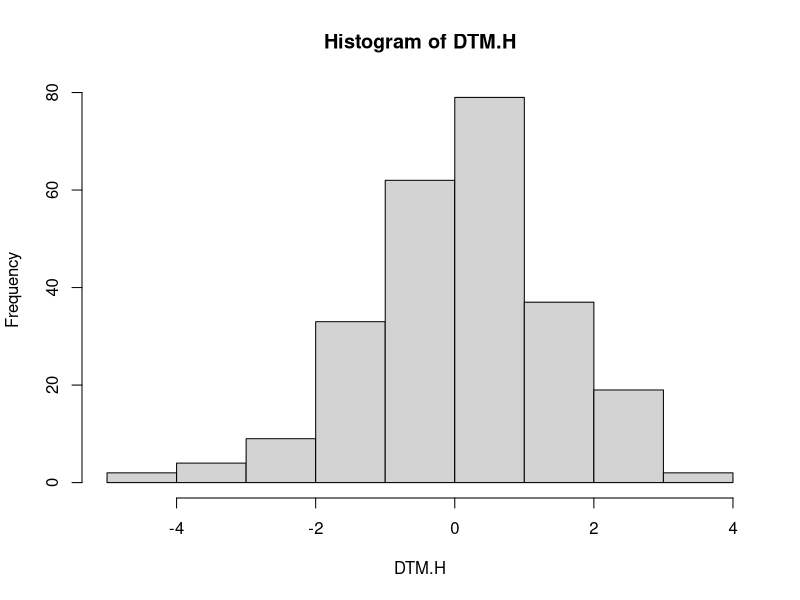
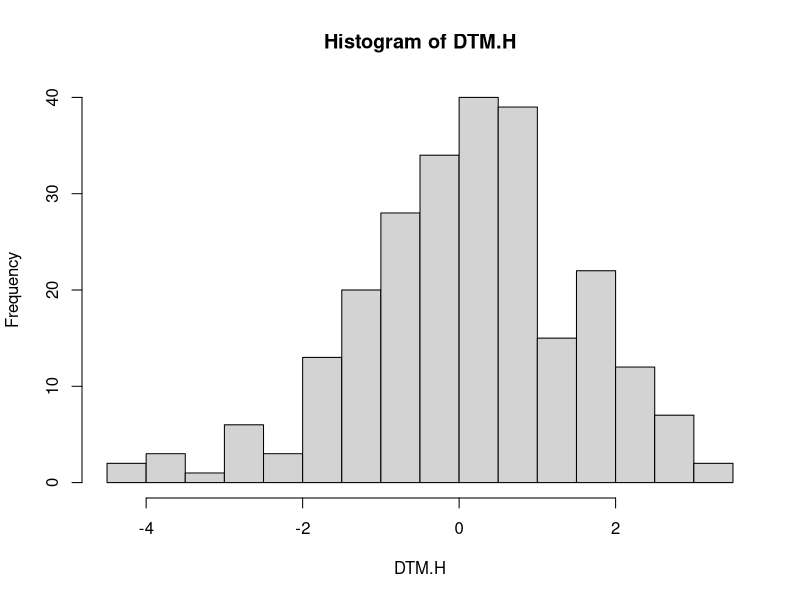
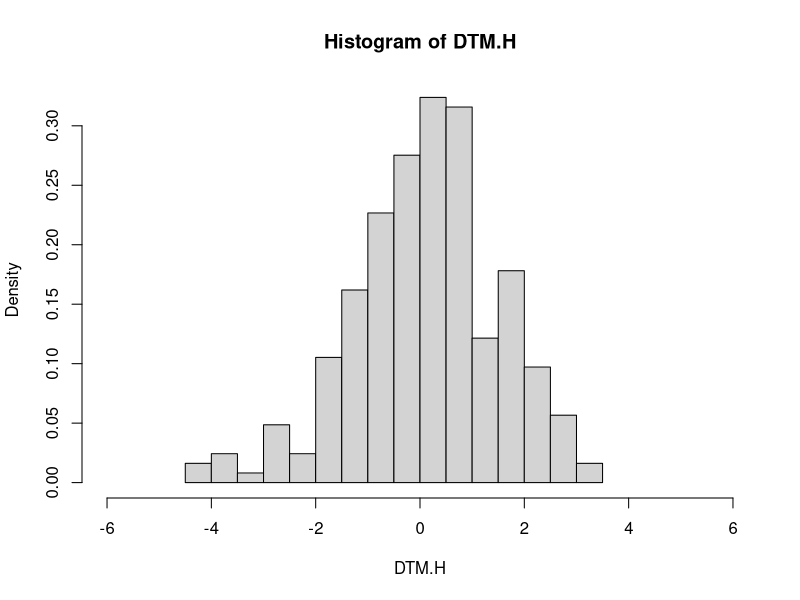
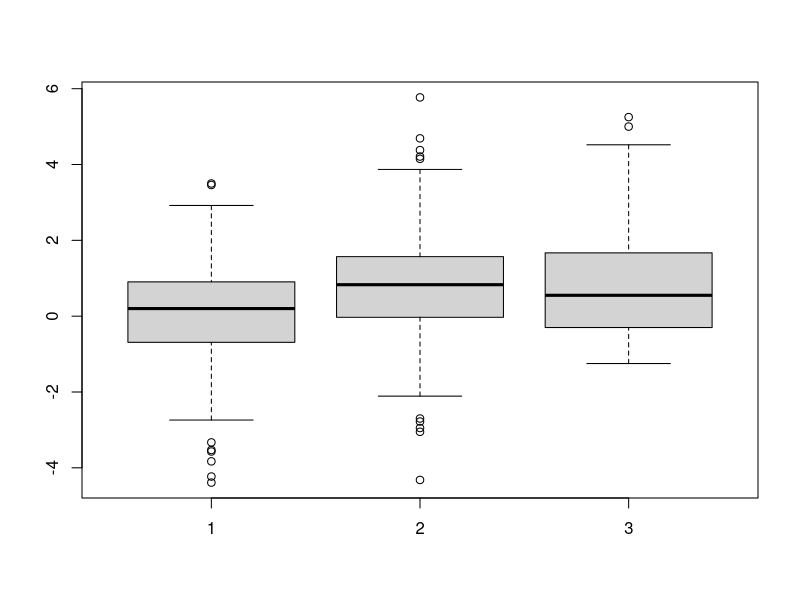
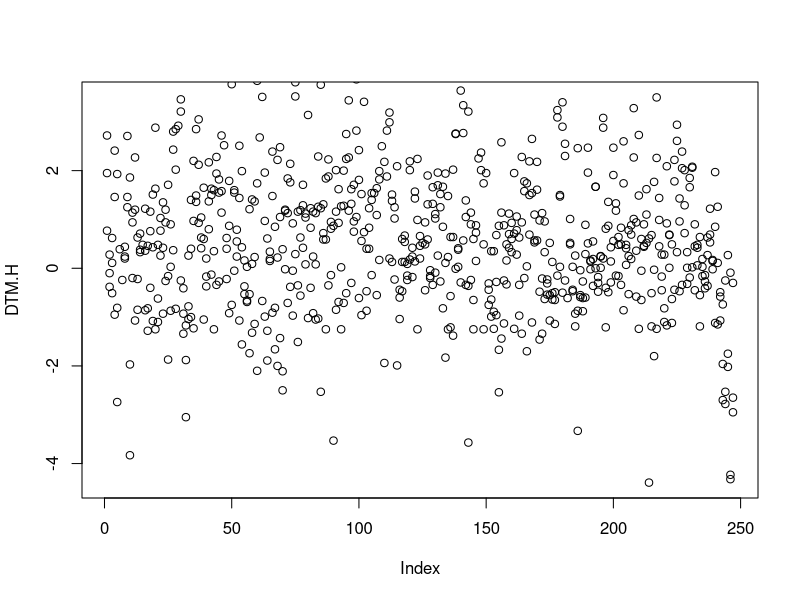
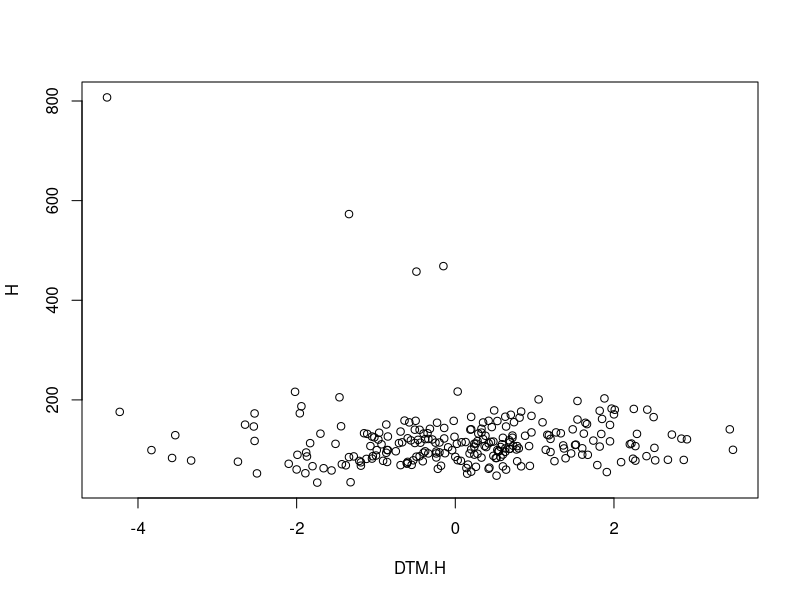
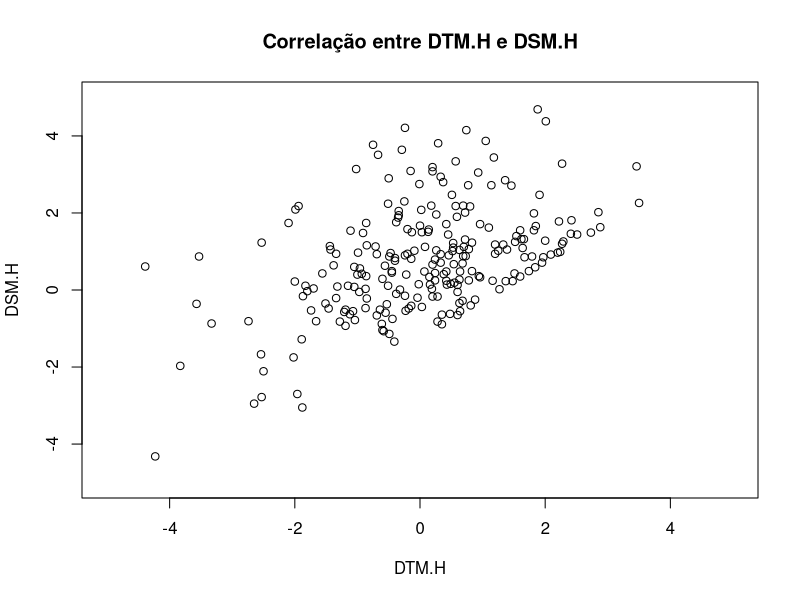
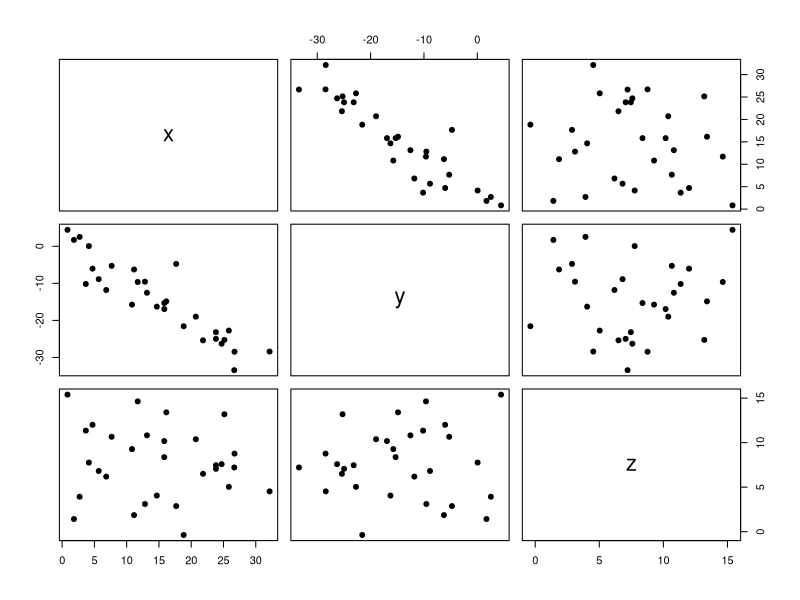

Source code (R) for these figures, in order:
## ---- chunk 1
knitr::opts_chunk$set(echo = TRUE)
## ---- chunk 2
est1 <- read.csv('bloco1.csv', header=T, sep=";", dec=",")

# conhecendo os dados
summary(est1)

# trabalhando com as variáveis diretamente
attach(est1)
## ---- chunk 3
hist(DTM.H) # histograma
## ---- chunk 4
hist(DTM.H, breaks=20) # mudar intervalos
## ---- chunk 5
hist(DTM.H, breaks=20, prob=T, xlim=c(-6,6)) # mudar escala x e aprentar a densidade da probabilidade em vez das frequencias
## ---- chunk 6
boxplot(DTM.H, DSM.H, DSM.DTM)
## ---- chunk 7
plot(DTM.H)
points(DSM.H)
points(DSM.DTM) 
## ---- chunk 8
with(est1, plot(DTM.H, H))
## ---- chunk 9
with(est1, plot(DTM.H, DSM.H, ylim=c(-5,5), xlim=c(-5,5)))
title(main="Correlação entre DTM.H e DSM.H")
## ---- chunk 10
cor(DTM.H,DSM.H, use="complete.obs")
## ---- chunk 11
cor.test(DTM.H, DSM.H)
## ---- chunk 12
set.seed(123)
par(oma  = c(4,7,4,1),  # parâmetro que estabelece a margem exterior da janela comum
    mar  = c(3,2,2,2),  # parâmetro que estabelece a margem exterior de cada gráfico
    mfrow= c(3,3))      # parâmetro que determina a quantidade e posição dos gráficos

x <- sample(1:30,30) + 
  rnorm(5,sd=2)

y <- -x - 
  rnorm(30,sd=4)

z <- (sample(1:30,30)/2) + 
  rnorm(30,sd=5)

df <- data.frame(x,y,z)
plot(df[,1:3], pch=19)

## ---- chunk 13
cor(df)

cor.test(df$x,df$y)

cor.test(df$x, df$z)

cor.test(df$y, df$z)
## ---- chunk 14
library(GGally)
est1$Bloco <- as.factor(est1$Bloco)
ggcorr(est1, 
       label = TRUE, 
       label_alpha =TRUE)
## ---- chunk 15
ggpairs(est1, 
        columns = c("DTM.H", "DSM.H", "DSM.DTM"), 
        upper = list(continuous = wrap("cor", size = 10)), 
        lower = list(continuous = "smooth"))
## ---- chunk 16
# criação dos dados
descargas <- c(5,7,4,9,11,10,14,17,13,11,18,17,21,21,24,23,28,35,21,27,23)

# vetor de dias
dias <- seq(1:21)

# Calculo da funcao de regressao, descargas por dia
descargas_lm <- lm(descargas ~ dias)
descargas_lm
## ---- chunk 17
par(mfrow=c(1,1))

# calculo do modelo para cada dia observado
pred.dias <- predict(descargas_lm, as.data.frame(dias))

# dados de descargas observados
plot(descargas ~ dias, 
     xlim = c(1, 25), 
     ylim = c(0,40), 
     pch  = 19, 
     cex  = 1.3,
     main=" Residuos da regressão calculada")

# linha de regressão calculada
abline(descargas_lm, 
       lwd = 2, 
       col = "red")

# plotagem das linhas de resíduos
for (i in dias)
lines (c(dias[i],dias[i]),
       c(descargas[i],pred.dias[i]),
       col = "red", 
       lwd = 2)
## ---- chunk 18
# predição com a função para mais 9 dias
dias_futuro <- data.frame(dias = 22:30)

descargas_pred <- predict(descargas_lm, dias_futuro)

print(" A previsão de descargas é:")

round(descargas_pred,0)
## ---- chunk 19
par(mfrow=c(1,1))
plot(descargas ~ dias, xlim = c(1, 30), ylim=c(0,50), pch=19, cex=1.5)

# os download previstos para os seguintes 9 dias
points(22:30, descargas_pred, col = "red", pch=19, cex=1.5)

# grafico da linha de regressao
abline(descargas_lm, lwd=2, col="blue")
title(main="Descargas previstas da BC250")

# vemos o resumo da regressao
summary.lm(descargas_lm)
## ---- chunk 20
par(mfrow=c(2,2))
plot(descargas_lm)

## ---- chunk 21
# calculo do ruido a introducir na predição
set.seed(123)
epsilon <- rnorm(9, 
                 mean = 0, 
                 sd   = 3.561)

descargas_pred.nova <- descargas_pred + epsilon

## ---- chunk 22
plot(descargas ~ dias, 
     xlim = c(1, 30), 
     ylim = c(0,50), 
     pch  = 19, 
     cex  = 1.5)

points(22:30, 
       descargas_pred.nova, 
       col = "red", 
       pch = 19, 
       cex = 1.5)

abline(descargas_lm, 
       lwd = 2, 
       col = "blue")

title(main="Descargas previstas da BC250")
## ---- chunk 23
summary(descargas_pred.nova)
## ---- chunk 24
sessionInfo()
save(list = ls(), file = "Oficina_Parte4_all.Rdata")
